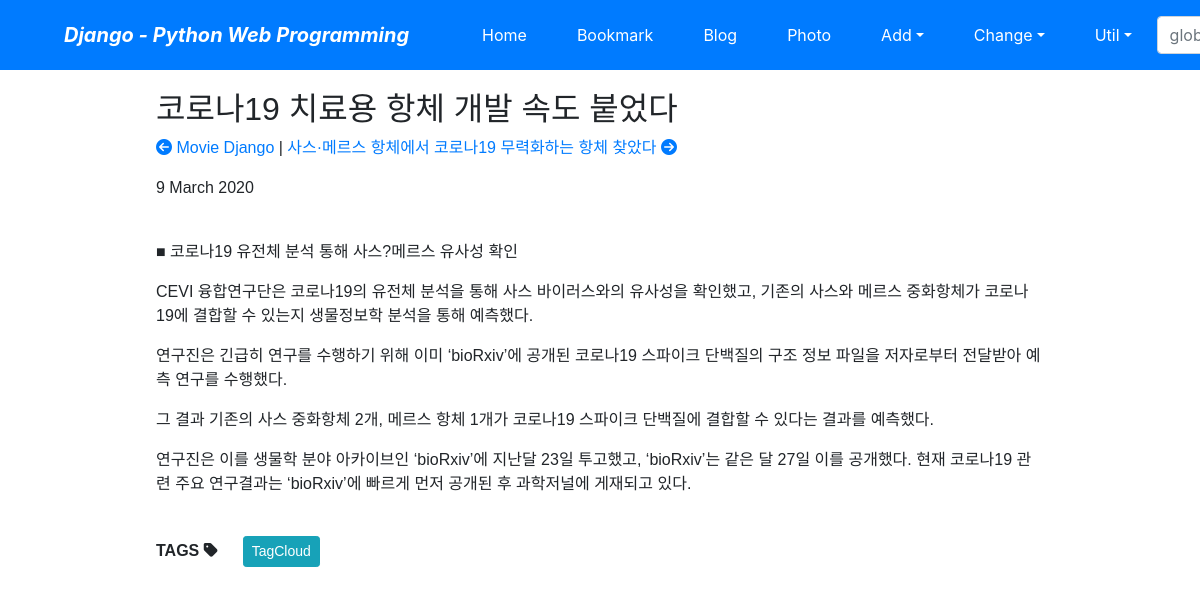
Screenshot of /blog/post/코로나19-치료용-항체-개발-속도-붙었다/ with the database file from the repository.
### blog/models.py (models this page shows, shortened)
class Post(models.Model):
    title = models.CharField(verbose_name='TITLE', max_length=50)
    slug = models.SlugField('SLUG', unique=True, allow_unicode=True, help_text='one word for title alias')
    description = models.CharField('DESCRIPTION', max_length=100, blank=True, help_text='simple description text.')
    content = models.TextField('CONTENT')
    create_dt = models.DateTimeField('CREATE DATE', auto_now_add=True)
    modify_dt = models.DateTimeField('MODIFY DATE', auto_now=True)
    tags = TaggableManager(blank=True)
    owner = models.ForeignKey(User, on_delete=models.CASCADE, verbose_name='OWNER', blank=True, null=True)
    class Meta:
        verbose_name = 'post'
        verbose_name_plural = 'posts'
        db_table = 'blog_posts'
        ordering = ('-modify_dt',)
    def __str__(self):
        return self.title
    def get_absolute_url(self):
        return reverse('blog:post_detail', args=(self.slug,))
    def get_previous(self):
        return self.get_previous_by_modify_dt()
    def get_next(self):
        return self.get_next_by_modify_dt()

### blog/views.py (called while the page is built)
    def get_context_data(self, **kwargs):
        context = super().get_context_data(**kwargs)
        context['disqus_short'] = f"{settings.DISQUS_SHORTNAME}"
        context['disqus_id'] = f"post-{self.object.id}-{self.object.slug}"
        context['disqus_url'] = f"{settings.DISQUS_MY_DOMAIN}{self.object.get_absolute_url()}"
        context['disqus_title'] = f"{self.object.slug}"
        return context

### blog/templates/blog/post_detail.html (shortened to what this page needs)
{% extends 'base.html' %}
{% block content %}
<div class="post-body">
    <h2>{{ object.title }}</h2>
    <p>
        {% if object.get_previous %}
        <a href="{{ object.get_previous.get_absolute_url }}" title="View previous post">
            <i class="fas fa-arrow-circle-left"></i> {{ object.get_previous }}
        </a>
        {% endif %}
        {% if object.get_next %}
        |<a href="{{ object.get_next.get_absolute_url }}" title="View next post">
        {{ object.get_next }} <i class="fas fa-arrow-circle-right"></i>
        </a>
        {% endif %}
    </p>
    <p>{{ object.modify_dt|date:"j F Y "}}</p>
    <br>
    <div class="body">
        {{ object.content|linebreaks }}
    </div>
    <br>
    <div>
        <b>TAGS</b> <i class="fas fa-tag"></i>
        {% load taggit_templatetags2_tags%}
        <a href="{% url 'blog:tag_cloud' %}"><span class="btn btn-info btn-sm">TagCloud</span></a>
    </div>
    <br>
</div>
{% endblock content %}

### blog/templates/blog/post_detail.html (style rules this page uses)
.post-body { width: 80%; margin: auto; font-family: "Lucida Grande", Verdana, Arial, sans-serif; font-size: 16px; }

### rows the page displays
Post: title "코로나19 치료용 항체 개발 속도 붙었다", get_previous "Movie Django", get_next "사스·메르스 항체에서 코로나19 무력화하는 항체 찾았다", modify_dt "9 March 2020", content "■ 코로나19 유전체 분석 통해 사스?메르스 유사성 확인 CEVI 융합연구단은 코로나19의 유전체 분석을 통해 사스 바이러스와의 유사성을 확인했고, 기존의 사스와 메르스 중화항체가 코로나19에 결합할 수 있는지 생물정보학 분석을 통해 예측했다. 연구진은 긴급히 연구를 수행하기 위해 이미 ‘bioRxiv’에 공개된 코로나19 스파이크 단백질의 구조 정보 파일을 저자로부터 전달받아 예측 연구를 수행했다. 그 결과 기존의 사스 중화항체 2개, 메르스 항체 1개가 코로나19 스파이크 단백질에 결합할 수 있다는 결과를 예측했다. 연구진은 이를 생물학 분야 아카이브인 ‘bioRxiv’에 지난달 23일 투고했고, ‘bioRxiv’는 같은 달 27일 이를 공개했다. 현재 코로나19 관련 주요 연구결과는 ‘bioRxiv’에 빠르게 먼저 공개된 후 과학저널에 게재되고 있다."
